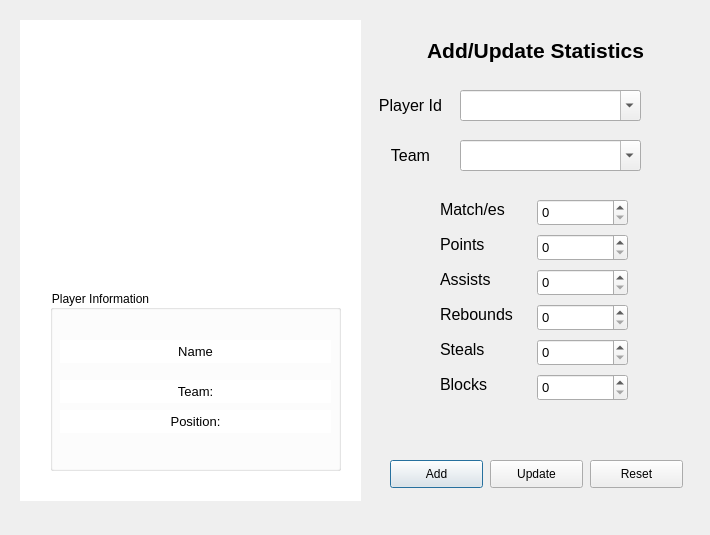
<?xml version="1.0" encoding="UTF-8"?>
<ui version="4.0">
 <class>addStatsUI</class>
 <widget class="QDialog" name="addStatsUI">
  <property name="geometry">
   <rect>
    <x>0</x>
    <y>0</y>
    <width>710</width>
    <height>535</height>
   </rect>
  </property>
  <property name="windowTitle">
   <string>Update/Add Statistics</string>
  </property>
  <widget class="QLabel" name="lbl_addStats">
   <property name="geometry">
    <rect>
     <x>370</x>
     <y>30</y>
     <width>331</width>
     <height>41</height>
    </rect>
   </property>
   <property name="font">
    <font>
     <family>Segoe UI</family>
     <pointsize>16</pointsize>
     <weight>75</weight>
     <bold>true</bold>
    </font>
   </property>
   <property name="text">
    <string>Add/Update Statistics</string>
   </property>
   <property name="scaledContents">
    <bool>true</bool>
   </property>
   <property name="alignment">
    <set>Qt::AlignCenter</set>
   </property>
   <property name="wordWrap">
    <bool>true</bool>
   </property>
  </widget>
  <widget class="QLabel" name="lbl_playerId">
   <property name="geometry">
    <rect>
     <x>360</x>
     <y>90</y>
     <width>101</width>
     <height>31</height>
    </rect>
   </property>
   <property name="font">
    <font>
     <family>Segoe UI</family>
     <pointsize>12</pointsize>
    </font>
   </property>
   <property name="text">
    <string>Player Id</string>
   </property>
   <property name="scaledContents">
    <bool>false</bool>
   </property>
   <property name="alignment">
    <set>Qt::AlignCenter</set>
   </property>
   <property name="wordWrap">
    <bool>false</bool>
   </property>
  </widget>
  <widget class="QComboBox" name="cb_playerId">
   <property name="geometry">
    <rect>
     <x>460</x>
     <y>90</y>
     <width>181</width>
     <height>31</height>
    </rect>
   </property>
   <property name="font">
    <font>
     <pointsize>10</pointsize>
    </font>
   </property>
   <property name="editable">
    <bool>true</bool>
   </property>
  </widget>
  <widget class="QSpinBox" name="sb_rebounds">
   <property name="geometry">
    <rect>
     <x>537</x>
     <y>304</y>
     <width>91</width>
     <height>27</height>
    </rect>
   </property>
   <property name="font">
    <font>
     <pointsize>10</pointsize>
    </font>
   </property>
   <property name="maximum">
    <number>100000</number>
   </property>
  </widget>
  <widget class="QLabel" name="lbl_assists">
   <property name="geometry">
    <rect>
     <x>440</x>
     <y>265</y>
     <width>57</width>
     <height>28</height>
    </rect>
   </property>
   <property name="font">
    <font>
     <family>Segoe UI</family>
     <pointsize>12</pointsize>
    </font>
   </property>
   <property name="text">
    <string>Assists</string>
   </property>
   <property name="scaledContents">
    <bool>false</bool>
   </property>
   <property name="alignment">
    <set>Qt::AlignLeading|Qt::AlignLeft|Qt::AlignVCenter</set>
   </property>
   <property name="wordWrap">
    <bool>false</bool>
   </property>
  </widget>
  <widget class="QSpinBox" name="sb_assists">
   <property name="geometry">
    <rect>
     <x>537</x>
     <y>269</y>
     <width>91</width>
     <height>27</height>
    </rect>
   </property>
   <property name="font">
    <font>
     <pointsize>10</pointsize>
    </font>
   </property>
   <property name="maximum">
    <number>100000</number>
   </property>
  </widget>
  <widget class="QLabel" name="lbl_rebounds">
   <property name="geometry">
    <rect>
     <x>440</x>
     <y>300</y>
     <width>87</width>
     <height>28</height>
    </rect>
   </property>
   <property name="font">
    <font>
     <family>Segoe UI</family>
     <pointsize>12</pointsize>
    </font>
   </property>
   <property name="text">
    <string>Rebounds</string>
   </property>
   <property name="scaledContents">
    <bool>false</bool>
   </property>
   <property name="alignment">
    <set>Qt::AlignLeading|Qt::AlignLeft|Qt::AlignVCenter</set>
   </property>
   <property name="wordWrap">
    <bool>false</bool>
   </property>
  </widget>
  <widget class="QSpinBox" name="sb_points">
   <property name="geometry">
    <rect>
     <x>537</x>
     <y>234</y>
     <width>91</width>
     <height>27</height>
    </rect>
   </property>
   <property name="font">
    <font>
     <pointsize>10</pointsize>
    </font>
   </property>
   <property name="maximum">
    <number>100000</number>
   </property>
  </widget>
  <widget class="QLabel" name="lbl_blocks">
   <property name="geometry">
    <rect>
     <x>440</x>
     <y>370</y>
     <width>55</width>
     <height>28</height>
    </rect>
   </property>
   <property name="font">
    <font>
     <family>Segoe UI</family>
     <pointsize>12</pointsize>
    </font>
   </property>
   <property name="text">
    <string>Blocks</string>
   </property>
   <property name="scaledContents">
    <bool>false</bool>
   </property>
   <property name="alignment">
    <set>Qt::AlignLeading|Qt::AlignLeft|Qt::AlignVCenter</set>
   </property>
   <property name="wordWrap">
    <bool>false</bool>
   </property>
  </widget>
  <widget class="QSpinBox" name="sb_steals">
   <property name="geometry">
    <rect>
     <x>537</x>
     <y>339</y>
     <width>91</width>
     <height>27</height>
    </rect>
   </property>
   <property name="font">
    <font>
     <pointsize>10</pointsize>
    </font>
   </property>
   <property name="maximum">
    <number>100000</number>
   </property>
  </widget>
  <widget class="QPushButton" name="addBtn_addstats">
   <property name="geometry">
    <rect>
     <x>390</x>
     <y>460</y>
     <width>93</width>
     <height>28</height>
    </rect>
   </property>
   <property name="text">
    <string>Add</string>
   </property>
  </widget>
  <widget class="QLabel" name="lbl_matches">
   <property name="geometry">
    <rect>
     <x>440</x>
     <y>195</y>
     <width>81</width>
     <height>28</height>
    </rect>
   </property>
   <property name="font">
    <font>
     <family>Segoe UI</family>
     <pointsize>12</pointsize>
    </font>
   </property>
   <property name="text">
    <string>Match/es</string>
   </property>
   <property name="scaledContents">
    <bool>false</bool>
   </property>
   <property name="alignment">
    <set>Qt::AlignLeading|Qt::AlignLeft|Qt::AlignVCenter</set>
   </property>
   <property name="wordWrap">
    <bool>false</bool>
   </property>
  </widget>
  <widget class="QSpinBox" name="sb_matches">
   <property name="geometry">
    <rect>
     <x>537</x>
     <y>199</y>
     <width>91</width>
     <height>27</height>
    </rect>
   </property>
   <property name="font">
    <font>
     <pointsize>10</pointsize>
    </font>
   </property>
   <property name="maximum">
    <number>100000</number>
   </property>
  </widget>
  <widget class="QWidget" name="addStat_widget_bg" native="true">
   <property name="geometry">
    <rect>
     <x>20</x>
     <y>20</y>
     <width>341</width>
     <height>481</height>
    </rect>
   </property>
   <property name="styleSheet">
    <string notr="true">background-color: rgb(255, 255, 255);</string>
   </property>
   <widget class="QLabel" name="profilepic_addstat">
    <property name="geometry">
     <rect>
      <x>60</x>
      <y>40</y>
      <width>211</width>
      <height>231</height>
     </rect>
    </property>
    <property name="font">
     <font>
      <family>Segoe UI</family>
      <pointsize>12</pointsize>
     </font>
    </property>
    <property name="frameShadow">
     <enum>QFrame::Raised</enum>
    </property>
    <property name="text">
     <string/>
    </property>
    <property name="pixmap">
     <pixmap>placeholder.jpg</pixmap>
    </property>
    <property name="alignment">
     <set>Qt::AlignCenter</set>
    </property>
   </widget>
   <widget class="QGroupBox" name="gb_playerInfo">
    <property name="geometry">
     <rect>
      <x>30</x>
      <y>270</y>
      <width>291</width>
      <height>181</height>
     </rect>
    </property>
    <property name="title">
     <string>Player Information</string>
    </property>
    <widget class="QLabel" name="lbl_name_addstat">
     <property name="geometry">
      <rect>
       <x>10</x>
       <y>50</y>
       <width>271</width>
       <height>23</height>
      </rect>
     </property>
     <property name="font">
      <font>
       <family>Segoe UI</family>
       <pointsize>10</pointsize>
      </font>
     </property>
     <property name="text">
      <string>Name</string>
     </property>
     <property name="alignment">
      <set>Qt::AlignCenter</set>
     </property>
     <property name="wordWrap">
      <bool>true</bool>
     </property>
    </widget>
    <widget class="QLabel" name="lbl_team_addstat">
     <property name="geometry">
      <rect>
       <x>10</x>
       <y>90</y>
       <width>271</width>
       <height>23</height>
      </rect>
     </property>
     <property name="font">
      <font>
       <family>Segoe UI</family>
       <pointsize>10</pointsize>
      </font>
     </property>
     <property name="text">
      <string>Team:</string>
     </property>
     <property name="alignment">
      <set>Qt::AlignCenter</set>
     </property>
     <property name="wordWrap">
      <bool>true</bool>
     </property>
    </widget>
    <widget class="QLabel" name="lbl_position_addstat">
     <property name="geometry">
      <rect>
       <x>10</x>
       <y>120</y>
       <width>271</width>
       <height>23</height>
      </rect>
     </property>
     <property name="font">
      <font>
       <family>Segoe UI</family>
       <pointsize>10</pointsize>
      </font>
     </property>
     <property name="text">
      <string>Position:</string>
     </property>
     <property name="alignment">
      <set>Qt::AlignCenter</set>
     </property>
     <property name="wordWrap">
      <bool>true</bool>
     </property>
    </widget>
   </widget>
   <zorder>gb_playerInfo</zorder>
   <zorder>profilepic_addstat</zorder>
  </widget>
  <widget class="QSpinBox" name="sb_blocks">
   <property name="geometry">
    <rect>
     <x>537</x>
     <y>374</y>
     <width>91</width>
     <height>27</height>
    </rect>
   </property>
   <property name="font">
    <font>
     <pointsize>10</pointsize>
    </font>
   </property>
   <property name="maximum">
    <number>100000</number>
   </property>
  </widget>
  <widget class="QLabel" name="lbl_steals">
   <property name="geometry">
    <rect>
     <x>440</x>
     <y>335</y>
     <width>50</width>
     <height>28</height>
    </rect>
   </property>
   <property name="font">
    <font>
     <family>Segoe UI</family>
     <pointsize>12</pointsize>
    </font>
   </property>
   <property name="text">
    <string>Steals</string>
   </property>
   <property name="scaledContents">
    <bool>false</bool>
   </property>
   <property name="alignment">
    <set>Qt::AlignLeading|Qt::AlignLeft|Qt::AlignVCenter</set>
   </property>
   <property name="wordWrap">
    <bool>false</bool>
   </property>
  </widget>
  <widget class="QLabel" name="lbl_points">
   <property name="geometry">
    <rect>
     <x>440</x>
     <y>230</y>
     <width>53</width>
     <height>28</height>
    </rect>
   </property>
   <property name="font">
    <font>
     <family>Segoe UI</family>
     <pointsize>12</pointsize>
    </font>
   </property>
   <property name="text">
    <string>Points</string>
   </property>
   <property name="scaledContents">
    <bool>false</bool>
   </property>
   <property name="alignment">
    <set>Qt::AlignLeading|Qt::AlignLeft|Qt::AlignVCenter</set>
   </property>
   <property name="wordWrap">
    <bool>false</bool>
   </property>
  </widget>
  <widget class="QPushButton" name="updateBtn_addStats">
   <property name="geometry">
    <rect>
     <x>490</x>
     <y>460</y>
     <width>93</width>
     <height>28</height>
    </rect>
   </property>
   <property name="text">
    <string>Update</string>
   </property>
  </widget>
  <widget class="QPushButton" name="resetBtn_addstats">
   <property name="geometry">
    <rect>
     <x>590</x>
     <y>460</y>
     <width>93</width>
     <height>28</height>
    </rect>
   </property>
   <property name="text">
    <string>Reset</string>
   </property>
  </widget>
  <widget class="QLabel" name="lbl_playerId_2">
   <property name="geometry">
    <rect>
     <x>360</x>
     <y>140</y>
     <width>101</width>
     <height>31</height>
    </rect>
   </property>
   <property name="font">
    <font>
     <family>Segoe UI</family>
     <pointsize>12</pointsize>
    </font>
   </property>
   <property name="text">
    <string>Team</string>
   </property>
   <property name="scaledContents">
    <bool>false</bool>
   </property>
   <property name="alignment">
    <set>Qt::AlignCenter</set>
   </property>
   <property name="wordWrap">
    <bool>false</bool>
   </property>
  </widget>
  <widget class="QComboBox" name="cb_teamAddstats">
   <property name="geometry">
    <rect>
     <x>460</x>
     <y>140</y>
     <width>181</width>
     <height>31</height>
    </rect>
   </property>
   <property name="font">
    <font>
     <pointsize>10</pointsize>
    </font>
   </property>
   <property name="editable">
    <bool>true</bool>
   </property>
  </widget>
 </widget>
 <resources/>
 <connections/>
</ui>
